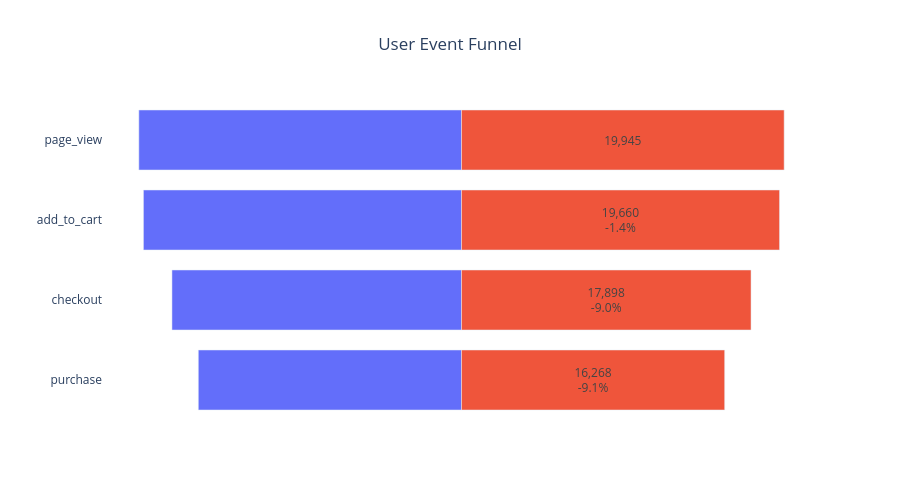

Notebook source saved alongside this figure:
### Code cell
event_funnel["drop_pct"] = event_funnel["total_users"].pct_change() * 100

event_funnel["left"] = -event_funnel["total_users"]
event_funnel["right"] = event_funnel["total_users"]

center_text = []
for i, row in event_funnel.iterrows():
    if i == 0:
        center_text.append(f"{int(row['total_users']):,}")
    else:
        center_text.append(f"{int(row['total_users']):,}<br>{row['drop_pct']:.1f}%")

fig_event_funnel  = go.Figure()

fig_event_funnel.add_trace(go.Bar(
    y=event_funnel["event_type"],
    x=event_funnel["left"],
    orientation="h",
    text=None,
    hovertemplate="Event: %{y}<br>Users: %{customdata:,}<extra></extra>",
    customdata=event_funnel["total_users"],
    name=""
))

fig_event_funnel.add_trace(go.Bar(
    y=event_funnel["event_type"],
    x=event_funnel["right"],
    orientation="h",
    text=center_text,
    textposition="inside",
    insidetextanchor="middle",
    hovertemplate="Event: %{y}<br>Users: %{x:,}<extra></extra>",
    name=""
))
fig_event_funnel.update_layout(
    title={
        'text': "User Event Funnel",
        'x': 0.5,
        'xanchor': 'center'
    },
    barmode="overlay",
    showlegend=False,
    xaxis=dict(
        showticklabels=False,
        title=""
    ),
    yaxis=dict(
        autorange="reversed",
        title=""
    ),
    plot_bgcolor="white",
    paper_bgcolor="white",
    bargap=0.25,
    width=900,
    height=500
)

fig_event_funnel.show()

### Figure 1 — Plotly figure (JSON) as saved in the notebook; plotly's stock layout.template omitted (floating-point values rounded to 4 significant figures)
{"data": [{"customdata": [19945, 19660, 17898, 16268], "hovertemplate": "Event: %{y}<br>Users: %{customdata:,}<extra></extra>", "name": "", "orientation": "h", "type": "bar", "x": [-19945, -19660, -17898, -16268], "y": ["page_view", "add_to_cart", "checkout", "purchase"]}, {"hovertemplate": "Event: %{y}<br>Users: %{x:,}<extra></extra>", "insidetextanchor": "middle", "name": "", "orientation": "h", "text": ["19,945", "19,660<br>-1.4%", "17,898<br>-9.0%", "16,268<br>-9.1%"], "textposition": "inside", "type": "bar", "x": [19945, 19660, 17898, 16268], "y": ["page_view", "add_to_cart", "checkout", "purchase"]}], "layout": {"bargap": 0.25, "barmode": "overlay", "height": 500, "paper_bgcolor": "white", "plot_bgcolor": "white", "showlegend": false, "title": {"text": "User Event Funnel", "x": 0.5, "xanchor": "center"}, "width": 900, "xaxis": {"showticklabels": false, "title": {"text": ""}}, "yaxis": {"autorange": "reversed", "title": {"text": ""}}}}
